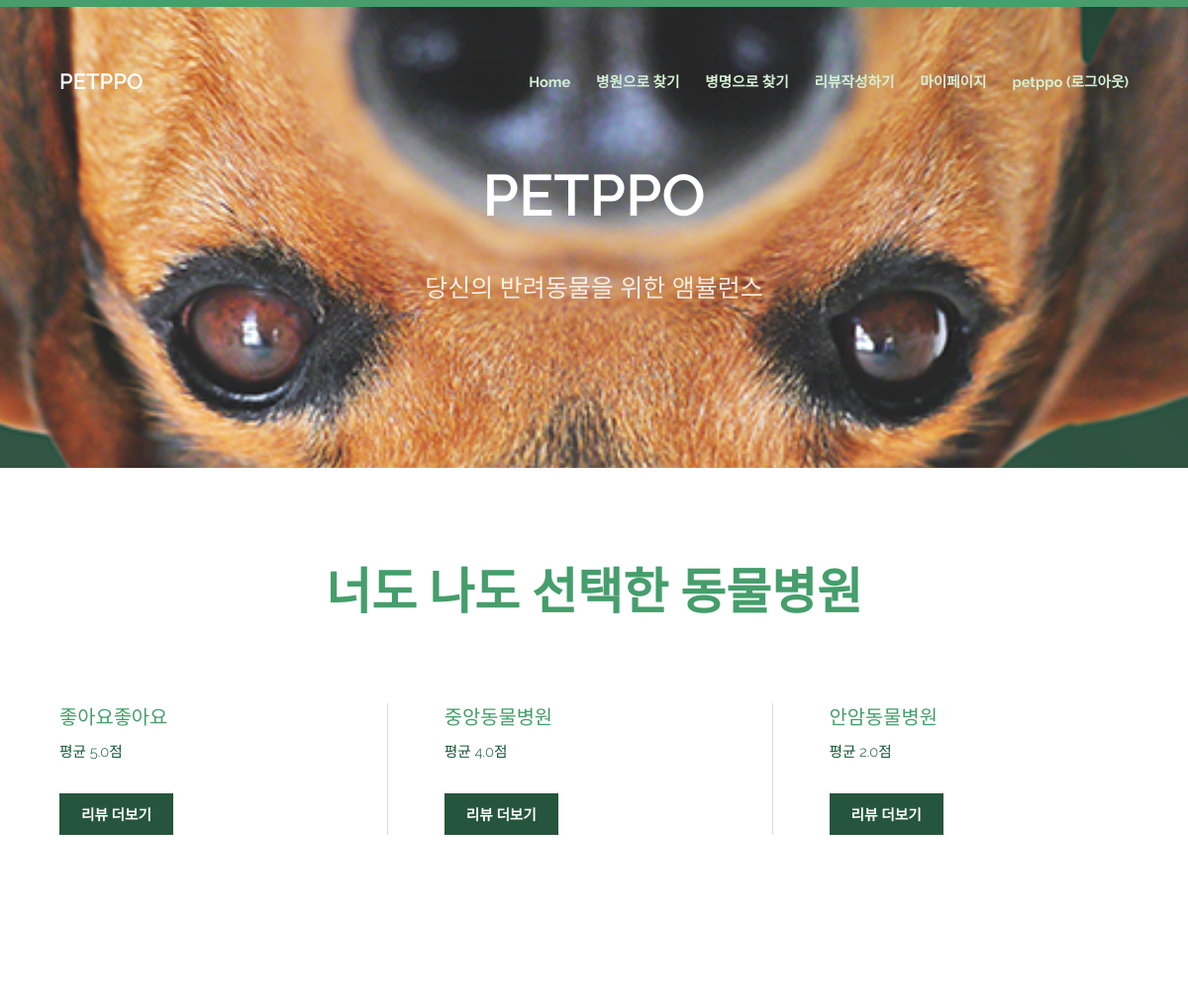
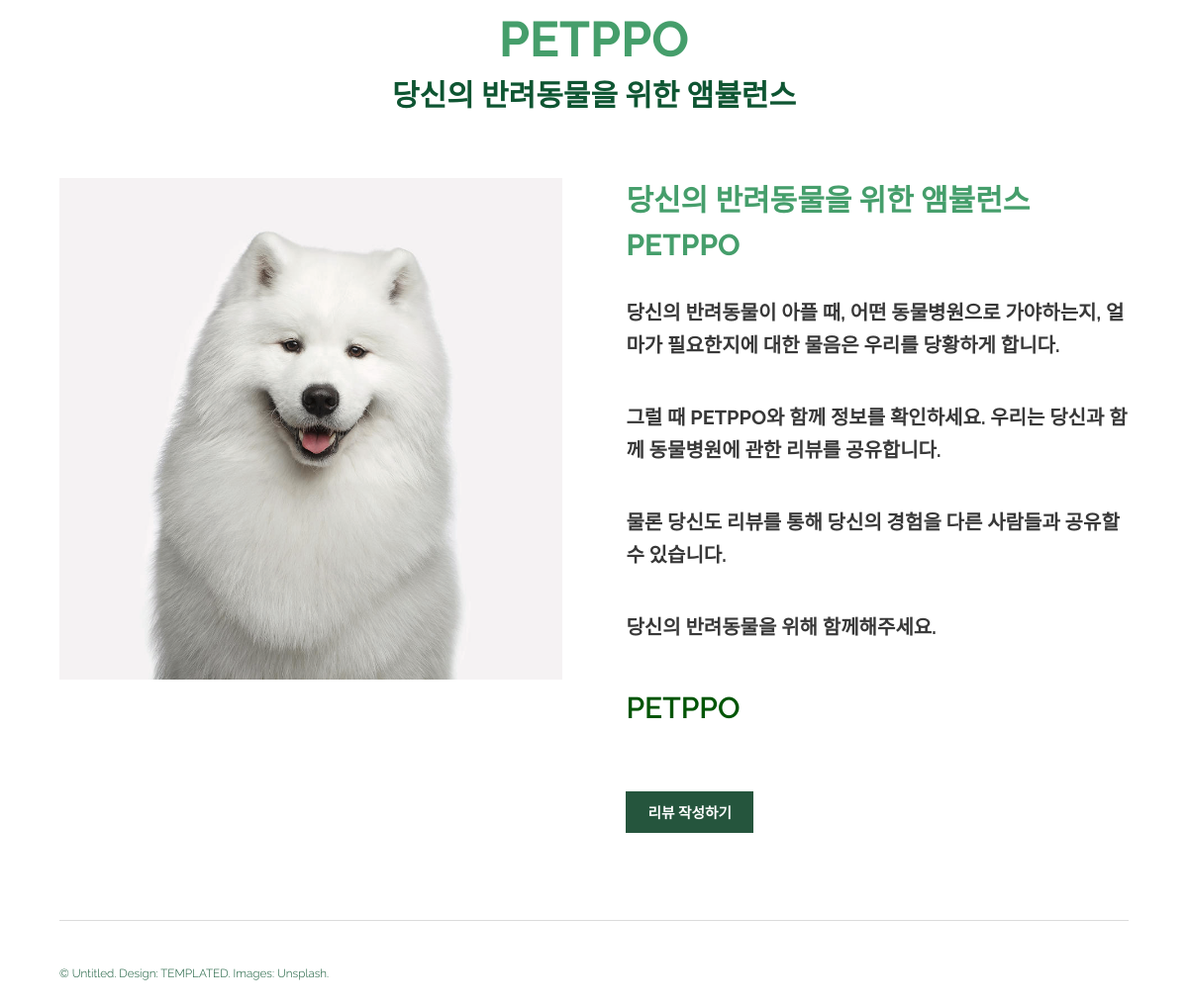
/welcome/ (signed in), run on the app's committed database (2 pictures, top to bottom).
### reviews/models.py (models this page shows)
class Contents(models.Model):
    symp = models.ForeignKey(Symptom, on_delete=models.CASCADE)
    location = models.CharField(max_length=20)
    receipt = models.FileField(blank=True, upload_to="media/photo_%Y_%m_%d")
    content = models.TextField()
    title = models.CharField(max_length=20)
    nickname = models.ForeignKey(Members, on_delete=models.CASCADE)
    writedate = models.DateTimeField(auto_now_add=True)
    recommend = models.IntegerField(default=0)
    rate = models.IntegerField()
    visitdate = models.DateTimeField()

### petppo/views.py (the view)
# urls.py: path('welcome/', views.welcome, name="welcome"),
def welcome(request):
    recommands = Contents.objects.values('location').annotate(rate_avg=Avg('rate')).order_by('-rate_avg')[0:3]
    contexts = {'recommands':recommands}
    return render(request, "index.html", contexts)

### reviews/templates/index.html (shortened to what this page needs)
<!DOCTYPE HTML>
<html>
	<head>
		{% load static %}
		<link rel="stylesheet" href="{% static 'assets/css/main.css' %}" >
	</head>
	<body>
			<header id="header">
				<div class="inner">
					<a href="../welcome/" class="logo">PETPPO</a>
					<nav id="nav">
						<a href="../welcome/">Home</a>
						<a href="../review/location/">병원으로 찾기</a>
						<a href="../review/symptom/?symp_filter=전체">병명으로 찾기</a>
						{% if user.is_authenticated %}
							<a href="../review/write/">리뷰작성하기</a>
							<a href="/users/mypage/">마이페이지</a>
							<a class="nav-link" href="{% url 'common:logout' %}">{{ user.username }} (로그아웃)</a>
						{% else %}
							<a class="nav-link" href="{% url 'common:login' %}">로그인</a>
							<a href="../users/signup/">회원가입</a>
						{% endif %}
					</nav>
				</div>
			</header>
			<section id="banner">
				<h1><strong style="color:white;">PETPPO</strong></h1>
				<p style="font-size:25px;">당신의 반려동물을 위한 앰뷸런스</p>
			</section>
		<section id="one" class="wrapper">
			<div class="inner">
				<h2 style="text-align:center;font-weight:bold;font-size:50px;">너도 나도 선택한 동물병원</h2>
				<br>
				<div class="flex flex-3">
					{% for recommand in recommands %}
					<article>
						<header>
							<h3>{{ recommand.location }}</h3>
							<p>평균 {{ recommand.rate_avg }}점</p>
						</header>
							<footer>
								<a href="../review/search2/{{ recommand.location }}" class="button special">리뷰 더보기</a>
							</footer>
					</article>
					{% endfor %}
				</div>
			</div>
		</section>
			<section id="three" class="wrapper special">
				<div class="inner">
					<header class="align-center">
						<h2 style="text-align:center;font-weight:bold;font-size:50px;">PETPPO</h2>
						<p style="text-align:center;font-weight:bold;font-size:30px;">당신의 반려동물을 위한 앰뷸런스</p>
					</header>
					<div class="flex flex-2">
						<article>
							<div class="image fit">
								<img src="{% static 'images/pics04.jpg' %}" alt="Pics 04" />
							</div>
						</article>
						<article>
							<header>
								<h3 style="font-weight:bold;font-size:30px;">당신의 반려동물을 위한 앰뷸런스 PETPPO</h3>
							</header>
							<p style="font-weight:bold;font-size:20px;">당신의 반려동물이 아플 때, 어떤 동물병원으로 가야하는지, 얼마가 필요한지에 대한 물음은 우리를 당황하게 합니다.</p>
							<p style="font-weight:bold;font-size:20px;">그럴 때 PETPPO와 함께 정보를 확인하세요. 우리는 당신과 함께 동물병원에 관한 리뷰를 공유합니다.</p>
							<p style="font-weight:bold;font-size:20px;">물론 당신도 리뷰를 통해 당신의 경험을 다른 사람들과 공유할 수 있습니다.</p>
							<p style="font-weight:bold;font-size:20px;">당신의 반려동물을 위해 함께해주세요.</p>
							<p style="font-weight:bold;font-size:30px;"><strong>PETPPO</strong></p>
							{% if user.is_authenticated %}
								<footer>
									<a href="../review/write/" class="button special">리뷰 작성하기</a>
								</footer>
							{% else %}
								<footer>
									<a href="../users/signup/" class="button special">SIGN UP</a>
								</footer>
							{% endif %}
						</article>
					</div>
				</div>
			</section>
			<footer id="footer">
				<div class="inner">
					<div class="flex">
						<div class="copyright">
							&copy; Untitled. Design: <a href="https://templated.co">TEMPLATED</a>. Images: <a href="https://unsplash.com">Unsplash</a>.
						</div>
					</div>
				</div>
			</footer>
	</body>
</html>

### data on the page
Contents: location "좋아요좋아요", rate_avg "5.0"
Contents: location "중앙동물병원", rate_avg "4.0"
Contents: location "안암동물병원", rate_avg "2.0"

### other printed values
{{ user.username }} "petppo"
